Frame 1 (no input): blank canvas, image omitted
Frame 60 (the mouse pressed at the canvas centre just before this capture): blank canvas, image omitted
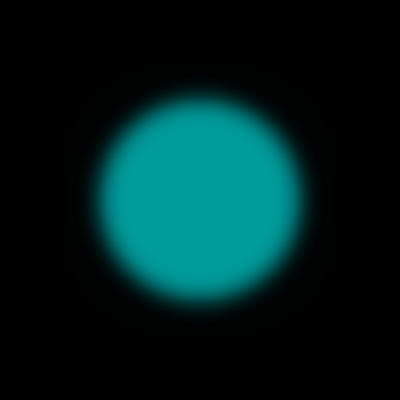
Frame 120 (the mouse held since frame 60 and released just before this capture)

The Processing sketch whose frames 1 and 60 were blank and that drew this single picture after the mouse press (run headless with seeded random() and noise(); from frame 60 on, the mouse is pressed at the canvas centre):

// Processing sketch: processing_185974
// ── processing_185974.pde

 float x;
  float ix;
void setup(){
  size(400,400);
  noStroke();
  smooth();
    frameRate(30);
}
void draw(){
  if (mousePressed==true)
  {
  mousePressed();
  }
  else
  {
  mouseReleased();
  }
}

void mouseDragged(){
  x=mouseX;}
  void mouseMoved(){
    ix=width-mouseX;}
 
void mousePressed(){
      background(255);

fill(0,0,255,100);
  ellipse(pmouseX,pmouseY,ix,ix);
fill(0,255,0,100);
  ellipse(width-pmouseX,height-pmouseY,ix,ix);
 filter(BLUR,10);
  
 fill(255,0,0);
      ellipse(200,200,mouseX,mouseX);
      fill(255,100);
      ellipse(200,200,mouseX,mouseX);
fill(0,255,0,100);
  ellipse(ix,height-mouseY,x,x);
fill(0,0,255,100);
    ellipse(mouseX,mouseY,x,x);}
    
void mouseReleased()
{mousePressed();
  filter(INVERT);
}
